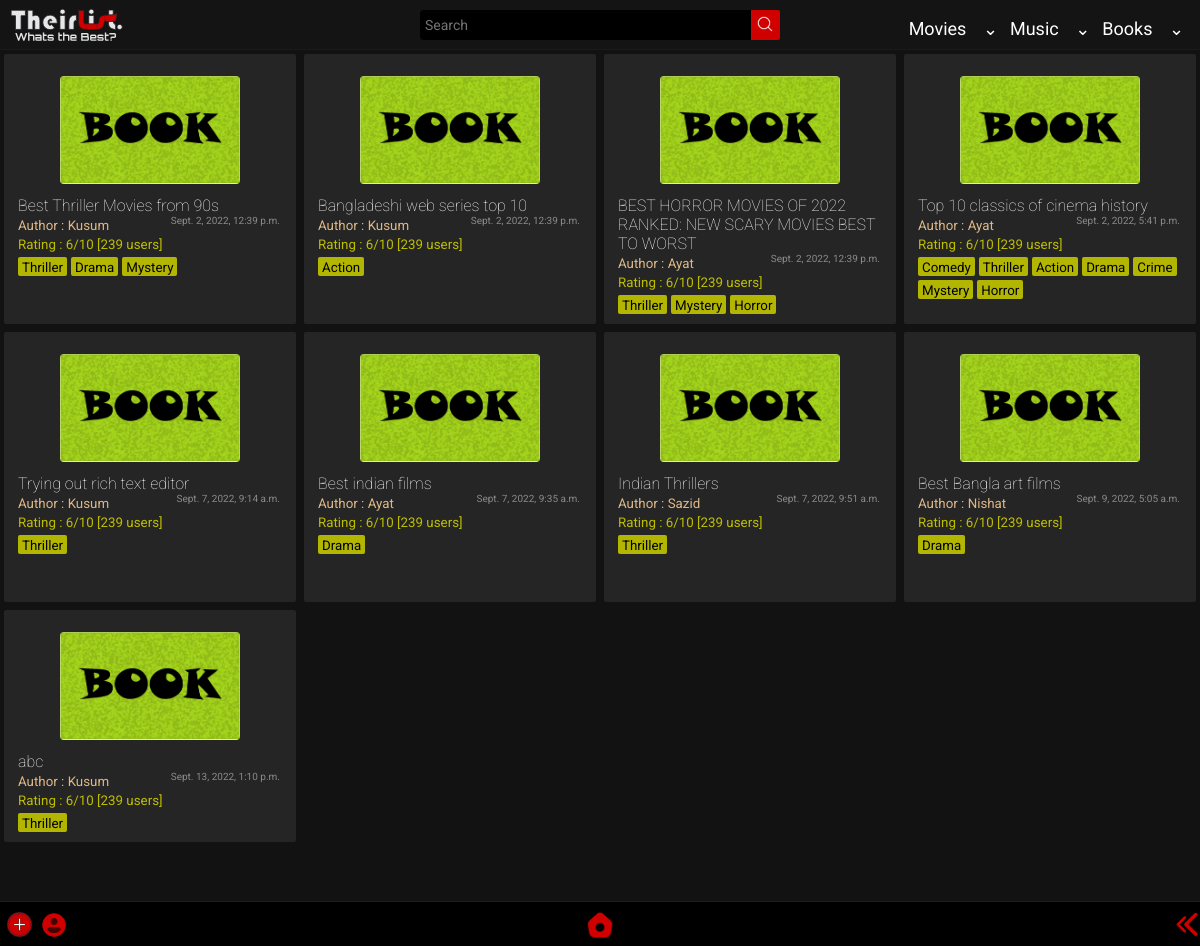
/home/film/, run on the app's committed database.
### app/models.py (models this page shows, shortened)
class List(models.Model):
    title = models.CharField(max_length=65)
    author = models.ForeignKey('Author',on_delete=models.SET_NULL,null=True)
    genre = models.ManyToManyField('Genre')
    posted = models.DateTimeField(auto_now_add=True)
    content = RichTextField(null=True,default=' ')
    type = models.CharField(max_length=10,default="Movie")
    slug = models.SlugField(max_length= 300,null=True, blank = True, unique=True)

class Author(models.Model):
    name = models.CharField(max_length=300)
    def __str__(self):
        return self.name

class Genre(models.Model):
    name = models.CharField(max_length=150)
    def __str__(self):
        return self.name

### app/views.py (the view)
# urls.py: path('film/',views.film, name='film'),
def film(request,query=None):
    if not query:
        qs = List.objects.all()
    else:
        qs = List.objects.filter(genre__name__icontains=query)
    return render(request, 'app/film.html', {'query': qs, 'result' : query} )

### templates/app/film.html (shortened to what this page needs)
{% extends "index.html" %}
{% load static %}
{% block content %}
<section>
    <div class="contain-sec" id="contain-sec">
      {% for film in query %}
      <div class="elements">
        <div class="thumb">
          <img src="{% static 'app/images/book-poster.jpg' %}" width="100px" />
        </div>
        <div class="Title">
          <a href="{% url 'app:list_detail' film.id %}"><h4 class="tit">{{film.title}}</h4></a>
        </div>
        <div class="Author">
          <small>Author : {{film.author}}<span>{{film.posted}}</span></small>
        </div>
        <div class="rating"><small>Rating : 6/10 [239 users]</small></div>
          {% for tag in film.genre.all %}
          <div class="Genre">
          <small>{{ tag }}</small>
          </div>
            {% empty %}
            No tags!
          {% endfor %}
      </div>
      {% endfor %}
    </div>
  </section>
{% endblock content %}

### staticfiles/app/css/desk.css (style rules this page uses)
:root { --rd: #D10000; --white: #ffffff; --rd2: #9DAAF2; }
* { margin: 0; padding: 0; box-sizing: border-box; font-family: 'Roboto', sans-serif; }
body { background-color: #121212; }

### staticfiles/app/css/content_css.css (style rules this page uses)
section { position: relative; z-index: 0; }
.contain-sec { padding-top: 50px; display: grid; width: 100%; grid-template-rows: 1fr 1fr; grid-template-columns: repeat(auto-fit, minmax(250px, 1fr)); position: relative; margin-bottom: 100px; }
.elements { padding: 10px 14px; width: auto; background-color: rgb(37, 37, 37); margin: 4px; border-radius: 2px; position: relative; }
.thumb { display: grid; justify-content: center; }
.thumb img { height: 108px; width: auto; border-radius: 4px; margin: 12px; }
.tit { color: white; font-weight: lighter; }
.Author { color: burlywood; }
.Author span { color: rgb(138, 138, 138); position: absolute; margin-right: 16px; right: 0; cursor: pointer; font-size: 10px; }
.rating { color: rgb(190, 190, 0); }
.Genre { margin: 0px 0px; margin-top: 4px; padding: 0px 4px; border-radius: 2px; background-color: rgb(179, 182, 0); color: rgb(0, 0, 0); width: max-content; cursor: pointer; display: inline-block; transition: all 100ms ease-in-out; }

### data on the page
List: title "Best Thriller Movies from 90s", author "Kusum", posted "Sept. 2, 2022, 12:39 p.m."
Genre: name "Thriller"
Genre: name "Drama"
Genre: name "Mystery"
List: title "Bangladeshi web series top 10", author "Kusum", posted "Sept. 2, 2022, 12:39 p.m."
Genre: name "Action"
List: title "BEST HORROR MOVIES OF 2022 RANKED: NEW SCARY MOVIES BEST TO WORST", author "Ayat", posted "Sept. 2, 2022, 12:39 p.m."
Genre: name "Horror"
List: title "Top 10 classics of cinema history", author "Ayat", posted "Sept. 2, 2022, 5:41 p.m."
Genre: name "Comedy"
Genre: name "Crime"
List: title "Trying out rich text editor", author "Kusum", posted "Sept. 7, 2022, 9:14 a.m."
List: title "Best indian films", author "Ayat", posted "Sept. 7, 2022, 9:35 a.m."
List: title "Indian Thrillers", author "Sazid", posted "Sept. 7, 2022, 9:51 a.m."
List: title "Best Bangla art films", author "Nishat", posted "Sept. 9, 2022, 5:05 a.m."
List: title "abc", author "Kusum", posted "Sept. 13, 2022, 1:10 p.m."
